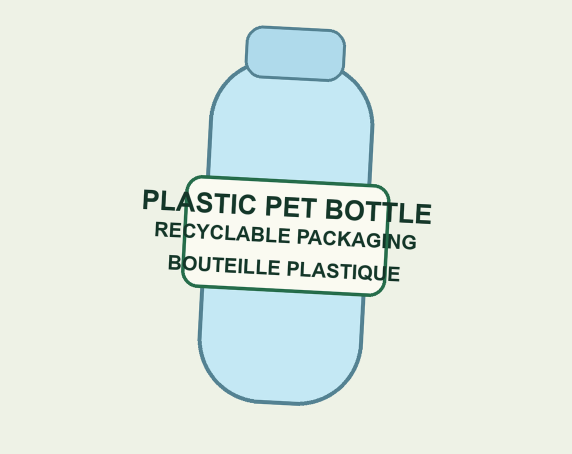
#> input picture backend_data/ocr_object_written_test.png, 1144 x 908 px (shown at 1/2 size)
$ python -i ocr_service.py   (imports and definitions only)
#> lines starting #> are read from the running program, lines starting #| are printed output that depends on the picture; after the words box and inside, x2 and y2 are one past the last pixel; in counts of white or black regions, pixels touching at a corner belong together
import re
import unicodedata
from concurrent.futures import ThreadPoolExecutor, as_completed
from difflib import SequenceMatcher
from pathlib import Path

import cv2
import pytesseract
from pytesseract import Output


OCR_CLASS_KEYWORDS = {
    "Plastic": [
        "plastic",
        "plastique",
        "pet",
        "pete",
        "hdpe",
        "ldpe",
        "pvc",
        "pp",
        "ps",
        "pla",
        "polyethylene",
        "polypropylene",
        "bottle",
        "bouteille",
        "flacon",
        "emballage plastique",
        "recyclable",
        "recycle",
        "recycling",
        "eau",
        "water",
        "soda",
        "boisson",
    ],
    "Glass": [
        "glass",
        "verre",
        "bocal",
        "jar",
        "bouteille en verre",
    ],
    "PaperCardboard": [
        "paper",
        "papier",
        "cardboard",
        "carton",
        "card",
        "box",
        "boite",
        "pack",
        "tetra",
        "tetrapak",
        "brick",
        "brique",
        "lait",
        "milk",
        "juice",
        "jus",
    ],
    "Metal": [
        "metal",
        "metallique",
        "alu",
        "aluminium",
        "aluminum",
        "steel",
        "acier",
        "can",
        "canette",
        "conserve",
        "tin",
        "cannette",
        "canette alu",
        "aluminium can",
    ],
    "Other": [
        "styrofoam",
        "foam",
        "mousse",
        "snack",
        "chips",
        "wrapper",
        "sachet",
        "film",
        "pouch",
        "barquette",
        "polystyrene",
    ],
}

LABEL_INDICATOR_KEYWORDS = [
    "coca",
    "cola",
    "cocacola",
    "pepsi",
    "fanta",
    "sprite",
    "nestle",
    "evian",
    "vittel",
    "cristaline",
    "volvic",
    "danone",
    "lait",
    "milk",
    "eau",
    "water",
    "jus",
    "juice",
    "soda",
    "pet",
    "hdpe",
    "pp",
    "alu",
    "aluminium",
    "carton",
    "papier",
    "verre",
    "glass",
    "metal",
    "recyclable",
    "tri",
]

TESSERACT_CONFIGS = [
    "--oem 3 --psm 6 -c preserve_interword_spaces=1",
    "--oem 3 --psm 7 -c preserve_interword_spaces=1",
    "--oem 3 --psm 11 -c preserve_interword_spaces=1",
]

FUZZY_MIN_LENGTH = 5
FUZZY_THRESHOLD = 0.82
MIN_OCR_WORD_CONFIDENCE = 35
MIN_RELIABLE_CLASS_SCORE = 1.0

WEAK_SINGLE_TOKEN_KEYWORDS = {
    "alu",
    "box",
    "can",
    "card",
    "film",
    "jar",
    "pack",
    "pet",
    "pla",
    "pp",
    "ps",
    "pvc",
    "tin",
}

OCR_TOKEN_CORRECTIONS = {
    "plast1c": "plastic",
    "piastic": "plastic",
    "plastlc": "plastic",
    "p1astic": "plastic",
    "bott1e": "bottle",
    "bouteilie": "bouteille",
    "metai": "metal",
    "metalllque": "metallique",
    "a1u": "alu",
    "aluminlum": "aluminium",
    "cart0n": "carton",
    "bo1te": "boite",
    "g1ass": "glass",
    "verrc": "verre",
    "papcr": "paper",
    "papler": "papier",
    "tetra pak": "tetrapak",
    "tetra pack": "tetrapak",
    "coca cola": "cocacola",
    "coca-cola": "cocacola",
    "c0ca": "coca",
    "coia": "cola",
    "pepsl": "pepsi",
    "fanta.": "fanta",
    "sprlte": "sprite",
    "evlan": "evian",
    "cristaiine": "cristaline",
    "recyciable": "recyclable",
}


# [9 lines left out: function normalize_text, not called in this run]


def _load_image(image_path: Path):
    image = cv2.imread(str(image_path))
    if image is None:
        raise FileNotFoundError(f"Unable to read image for OCR: {image_path}")
    return image


def _resize_for_ocr(image):
    height, width = image.shape[:2]
    longest_side = max(width, height)
    if longest_side <= 0:
        return image

    target_longest_side = 1600
    max_longest_side = 2200
    if longest_side < target_longest_side:
        scale = target_longest_side / longest_side
    elif longest_side > max_longest_side:
        scale = max_longest_side / longest_side
    else:
        scale = 1.0

    if scale == 1.0:
        return image
    interpolation = cv2.INTER_CUBIC if scale > 1 else cv2.INTER_AREA
    return cv2.resize(image, None, fx=scale, fy=scale, interpolation=interpolation)


# [37 lines left out: functions _candidate_regions, _enhance_gray, not called in this run]


def _enhance_gray_full(image):
    gray = cv2.cvtColor(_resize_for_ocr(image), cv2.COLOR_BGR2GRAY)
    return gray


def _denoise_full(gray):
    return cv2.fastNlMeansDenoising(gray, None, 9, 7, 21)


def _enhance_gray_region(denoised_full, region_bbox):
    x1, y1, x2, y2 = region_bbox
    crop = denoised_full[y1:y2, x1:x2]
    clahe = cv2.createCLAHE(clipLimit=2.8, tileGridSize=(8, 8)).apply(crop)
    sharpened = cv2.addWeighted(clahe, 1.75, cv2.GaussianBlur(clahe, (0, 0), 2), -0.75, 0)
    return sharpened


def _candidate_region_bboxes(image):
    height, width = image.shape[:2]
    bboxes = [("full", (0, 0, width, height))]
    if height > 0 and width > 0:
        bboxes.extend(
            [
                ("full_rot90_cw", None),
                ("full_rot90_ccw", None),
                ("full_rot180", None),
            ]
        )
    crop_specs = [
        ("center_object", 0.14, 0.12, 0.86, 0.88),
        ("middle_label", 0.08, 0.24, 0.92, 0.76),
        ("lower_label", 0.10, 0.45, 0.90, 0.95),
        ("upper_label", 0.10, 0.05, 0.90, 0.55),
        ("left_label", 0.00, 0.15, 0.58, 0.90),
        ("right_label", 0.42, 0.15, 1.00, 0.90),
    ]

    for name, left, top, right, bottom in crop_specs:
        x1 = int(width * left)
        y1 = int(height * top)
        x2 = int(width * right)
        y2 = int(height * bottom)
        bboxes.append((name, (x1, y1, x2, y2)))
    return bboxes


def preprocess_variants_for_ocr(image_path: Path):
    image = _load_image(image_path)
    gray_full = _enhance_gray_full(image)
    denoised_full = _denoise_full(gray_full)
    h_full, w_full = denoised_full.shape[:2]
    bboxes = _candidate_region_bboxes(image)

    rotated_cache = {}

    def _process_region(region_name, bbox):
        if bbox is not None:
            x1, y1, x2, y2 = bbox
            if x2 <= w_full and y2 <= h_full and (x1, y1, x2, y2) != (0, 0, w_full, h_full):
                sharpened = _enhance_gray_region(denoised_full, bbox)
            else:
                sharpened = _enhance_gray_region(denoised_full, (0, 0, w_full, h_full))
        else:
            if region_name == "full_rot90_cw":
                key = "rot90_cw"
            elif region_name == "full_rot90_ccw":
                key = "rot90_ccw"
            else:
                key = "rot180"
            if key not in rotated_cache:
                if key == "rot90_cw":
                    rot = cv2.rotate(image, cv2.ROTATE_90_CLOCKWISE)
                elif key == "rot90_ccw":
                    rot = cv2.rotate(image, cv2.ROTATE_90_COUNTERCLOCKWISE)
                else:
                    rot = cv2.rotate(image, cv2.ROTATE_180)
                gray_rot = _enhance_gray_full(rot)
                denoised_rot = _denoise_full(gray_rot)
                rotated_cache[key] = denoised_rot
            denoised_rot = rotated_cache[key]
            sharpened = _enhance_gray_region(denoised_rot, (0, 0, denoised_rot.shape[1], denoised_rot.shape[0]))

        blurred = cv2.GaussianBlur(sharpened, (3, 3), 0)
        _, otsu = cv2.threshold(sharpened, 0, 255, cv2.THRESH_BINARY + cv2.THRESH_OTSU)
        adaptive = cv2.adaptiveThreshold(
            blurred, 255, cv2.ADAPTIVE_THRESH_GAUSSIAN_C, cv2.THRESH_BINARY, 35, 9,
        )
        return [
            (f"{region_name}:sharpened", sharpened),
            (f"{region_name}:otsu", otsu),
            (f"{region_name}:adaptive_gaussian", adaptive),
            (f"{region_name}:inverted_adaptive", cv2.bitwise_not(adaptive)),
        ]

    variants = []
    with ThreadPoolExecutor(max_workers=min(len(bboxes), 8)) as executor:
        futures = {
            executor.submit(_process_region, name, bbox): name
            for name, bbox in bboxes
        }
        for future in as_completed(futures):
            try:
                variants.extend(future.result())
            except Exception:
                pass

    return variants


def preprocess_for_ocr(image_path: Path):
    return preprocess_variants_for_ocr(image_path)[0][1]


def _token_similarity(left: str, right: str):
    return SequenceMatcher(None, left, right).ratio()


# [58 lines left out: functions _keyword_hit, match_keywords, match_label_indicators, _keyword_weight, not called in this run]


def _safe_tesseract_words(processed, config: str):
    try:
        data = pytesseract.image_to_data(processed, config=config, output_type=Output.DICT)
    except pytesseract.TesseractError:
        return "", [], 0.0

    raw_tokens = []
    words = []
    confidences = []
    for index, text in enumerate(data.get("text", [])):
        clean = text.strip()
        if not clean:
            continue
        raw_tokens.append(clean)
        try:
            confidence = float(data["conf"][index])
        except (KeyError, TypeError, ValueError):
            confidence = -1.0
        if confidence < MIN_OCR_WORD_CONFIDENCE:
            continue
        words.append(
            {
                "text": clean,
                "confidence": round(confidence / 100, 4),
                "box": {
                    "left": int(data["left"][index]),
                    "top": int(data["top"][index]),
                    "width": int(data["width"][index]),
                    "height": int(data["height"][index]),
                },
            }
        )
        confidences.append(confidence)

    average_confidence = (sum(confidences) / len(confidences) / 100) if confidences else 0.0
    return " ".join(raw_tokens), words, average_confidence


# [10 lines left out: function _attempt_rank, not called in this run]


class OCRAnalyzer:
    def analyze(self, image_path: Path):
        variants = preprocess_variants_for_ocr(image_path)
#> in _load_image, image is the input picture: shape (908, 1144, 3); mean B, G, R 226.3, 234.6, 224.8
#> in _enhance_gray_full, `gray = cv2.cvtColor(_resize_for_ocr(image), cv2.COLOR_BGR2GRAY)`:
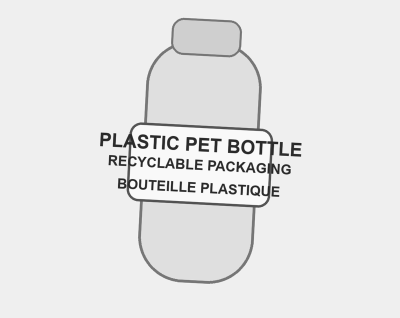
#> gray: shape (1270, 1600) (shown at 1/4 size); min 1, max 255, mean 230.4
#> in preprocess_variants_for_ocr, `bboxes = _candidate_region_bboxes(image)`: bboxes = 10 items
#> in _process_region, `adaptive = cv2.adaptiveThreshold( blurred, 255, cv2.ADAPTIVE_THRESH_GA..`:
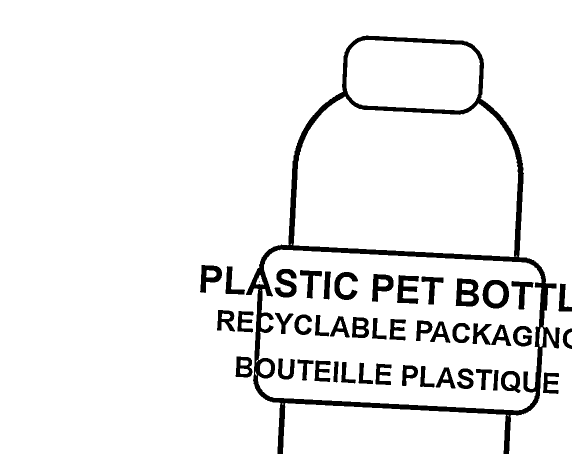
#> adaptive: shape (908, 1144) (shown at 1/2 size); 93.1% white; 46 black regions (1 under 20 px), largest, box (x1, y1, x2, y2) and area: (492, 71, 1120, 908) 35404, (911, 557, 958, 613) 1686, (965, 560, 1018, 617) 1512
#> call 3 of _process_region, with region_name = 'full_rot90_ccw'
#> in _process_region (call 3), `key = "rot90_ccw"`: key = 'rot90_ccw'
#> in _process_region (call 3), `_, otsu = cv2.threshold(sharpened, 0, 255, cv2.THRESH_BINARY + cv2.THR..`:
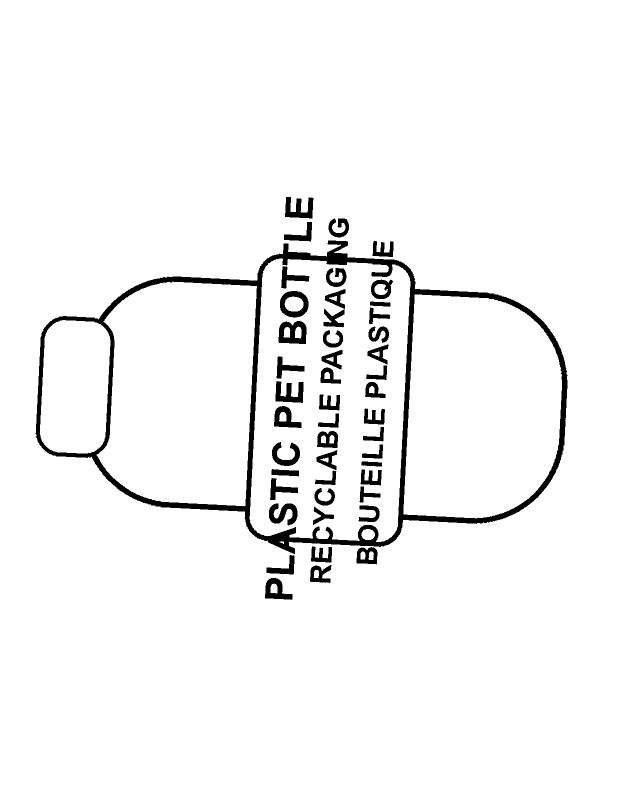
#> otsu: shape (1600, 1270) (shown at 1/2 size); 96% white; 46 black regions, largest, box (x1, y1, x2, y2) and area: (71, 481, 1135, 1108) 43641, (557, 642, 613, 688) 1751, (560, 582, 617, 635) 1544
#> call 4 of _process_region, with region_name = 'full_rot180'
#> in _process_region (call 4), `key = "rot180"`: key = 'rot180'
#> in _process_region (call 4), `_, otsu = cv2.threshold(sharpened, 0, 255, cv2.THRESH_BINARY + cv2.THR..`:
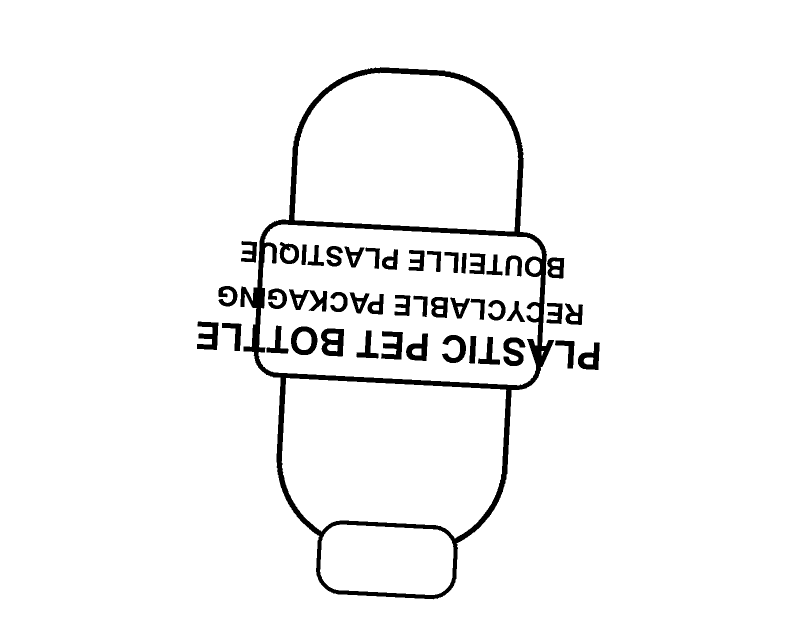
#> otsu: shape (1270, 1600) (shown at 1/2 size); 96% white; 46 black regions, largest, box (x1, y1, x2, y2) and area: (481, 134, 1108, 1199) 43619, (642, 657, 688, 713) 1747, (582, 653, 635, 710) 1551
#> in _process_region (call 5), `x1, y1, x2, y2 = bbox`: x1 = 160; y1 = 108; x2 = 983; y2 = 799
#> in _process_region (call 5), `adaptive = cv2.adaptiveThreshold( blurred, 255, cv2.ADAPTIVE_THRESH_GA..`:
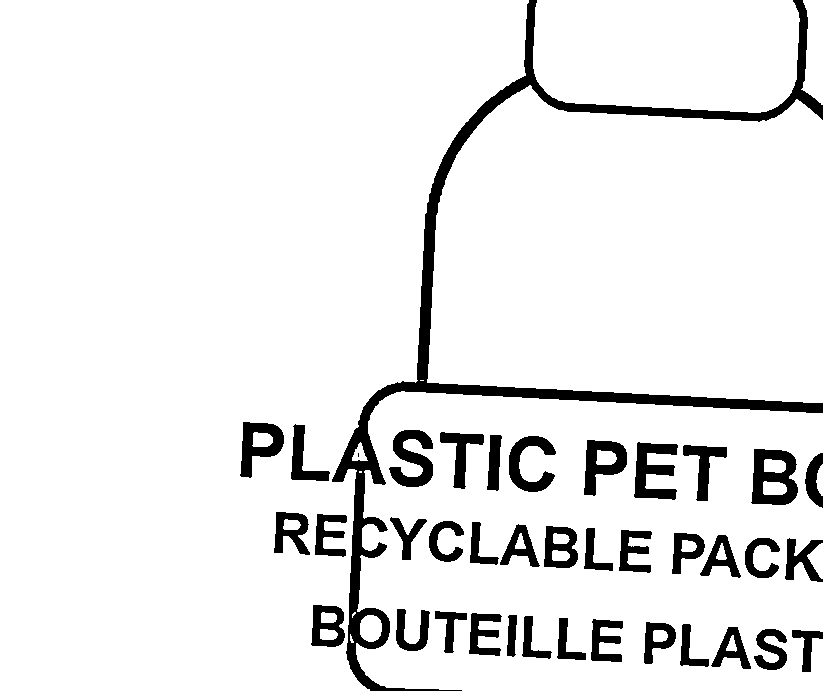
#> adaptive: shape (691, 823); 91.8% white; 39 black regions (1 under 20 px), largest, box (x1, y1, x2, y2) and area: (332, 0, 823, 691) 17232, (751, 449, 798, 505) 1682, (634, 442, 678, 500) 1452
#> in _process_region (call 6), `x1, y1, x2, y2 = bbox`: x1 = 91; y1 = 217; x2 = 1052; y2 = 690
#> in _enhance_gray_region (call 6), `x1, y1, x2, y2 = region_bbox`: x1 = 91; y1 = 217; x2 = 1052; y2 = 690
#> in _enhance_gray_region (call 6), `crop = denoised_full[y1:y2, x1:x2]`:
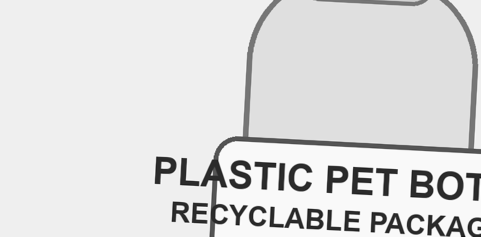
#> crop: shape (473, 961) (shown at 1/2 size); min 1, max 255, mean 220.6
#> in _process_region (call 6), `_, otsu = cv2.threshold(sharpened, 0, 255, cv2.THRESH_BINARY + cv2.THR..`:
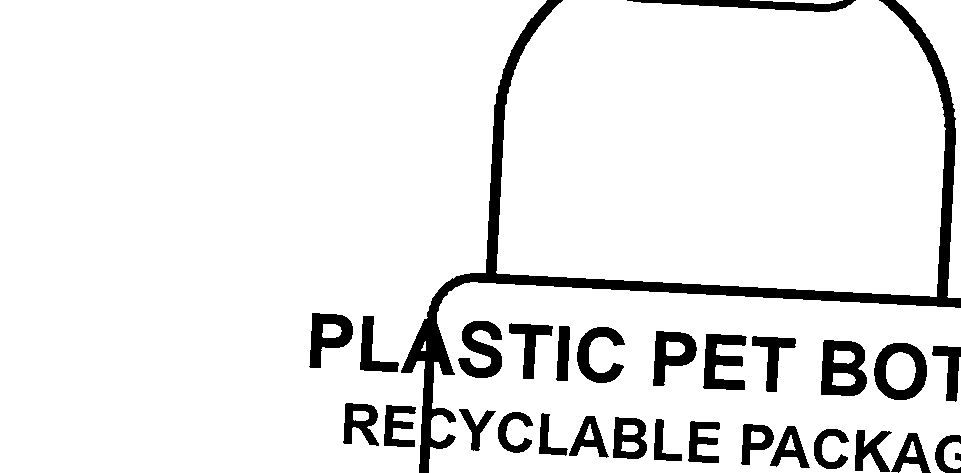
#> otsu: shape (473, 961); 91.1% white; 30 black regions, largest, box (x1, y1, x2, y2) and area: (401, 0, 961, 473) 14738, (821, 340, 867, 396) 1738, (874, 343, 927, 400) 1531
#> in preprocess_variants_for_ocr, `futures = { executor.submit(_process_region, name, bbox): name for nam..`: futures = 10 items
#> the loop in preprocess_variants_for_ocr, `for future in as_completed(futures):` made 10 passes
#> after the loop in preprocess_variants_for_ocr, `for future in as_completed(futures):`: variants = 40 items
#> variants = 40 items

        def _run_tesseract(args):
            variant_name, processed, config = args
            raw_text, words, average_word_confidence = _safe_tesseract_words(processed, config=config)
            clean_text = normalize_text(raw_text)
            scores, matched_keywords = match_keywords(clean_text)
            label_indicators = match_label_indicators(clean_text)
            rank = _attempt_rank(clean_text, scores, average_word_confidence)
            if label_indicators:
                rank = (
                    rank[0],
                    rank[1],
                    rank[2] + min(len(label_indicators), 4),
                    rank[3],
                )
            return {
                "raw_text": raw_text.strip(),
                "clean_text": clean_text,
                "scores": scores,
                "matched_keywords": matched_keywords,
                "label_indicators": label_indicators,
                "preprocess_variant": variant_name,
                "tesseract_config": config,
                "average_word_confidence": round(average_word_confidence, 4),
                "detected_words": words[:24],
                "_rank": rank,
            }

        PRIMARY_CONFIGS = [
            "--oem 3 --psm 6 -c preserve_interword_spaces=1",
            "--oem 3 --psm 11 -c preserve_interword_spaces=1",
        ]

        primary_variants = [
            (vn, p) for vn, p in variants
            if any(vn.startswith(pfx) for pfx in ("full:", "center_object:", "middle_label:"))
        ]
#> primary_variants = 12 items

        phase1_tasks = [
            (vn, p, cfg)
            for vn, p in primary_variants
            for cfg in PRIMARY_CONFIGS
        ]
#> phase1_tasks = 24 items

        attempts = []
        with ThreadPoolExecutor(max_workers=min(len(phase1_tasks) or 1, 8)) as pool:
            futures = {pool.submit(_run_tesseract, t): t for t in phase1_tasks}
            for f in as_completed(futures):
                try:
                    attempts.append(f.result())
                except Exception:
                    pass

        if attempts:
            best_phase1 = max(attempts, key=lambda a: a["_rank"])
            if best_phase1["_rank"][0] >= 2 and best_phase1["_rank"][1] >= 0.55:
                return self._build_result(attempts)

        phase1_has_any_signal = any(
            a["scores"] or a["label_indicators"] for a in attempts
        )

        if not phase1_has_any_signal:
            return self._build_result(attempts)

        phase2_tasks = [
            (vn, p, cfg)
            for vn, p in variants
            for cfg in TESSERACT_CONFIGS
            if not any(
                t[0] == vn and t[2] == cfg
                for t in phase1_tasks
            )
        ]

        if phase2_tasks:
            with ThreadPoolExecutor(max_workers=min(len(phase2_tasks), 8)) as pool:
                futures = {pool.submit(_run_tesseract, t): t for t in phase2_tasks}
                for f in as_completed(futures):
                    try:
                        attempts.append(f.result())
                    except Exception:
                        pass

        if not attempts:
            return self._empty_result()

        return self._build_result(attempts)

    # [63 lines left out: functions _build_result, _empty_result, not called in this run]

#> (the run stopped early here; a loop or call above may not have finished)
